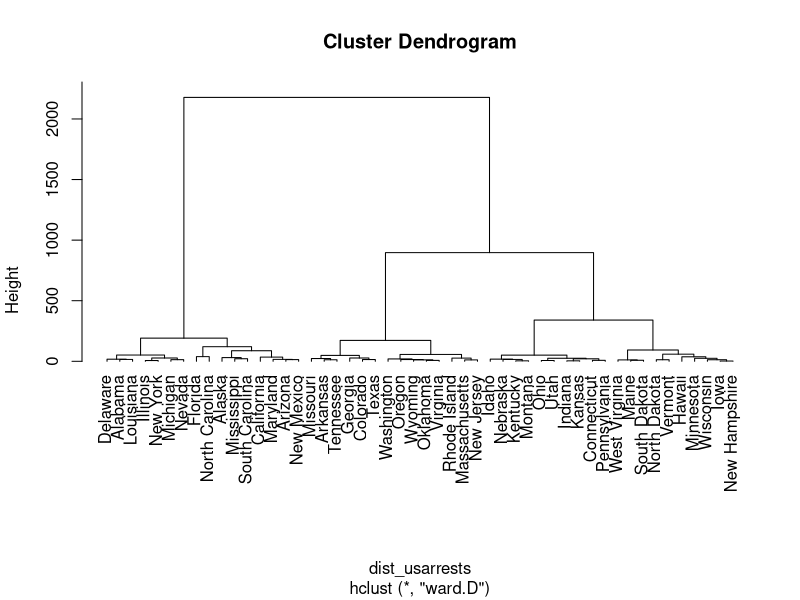
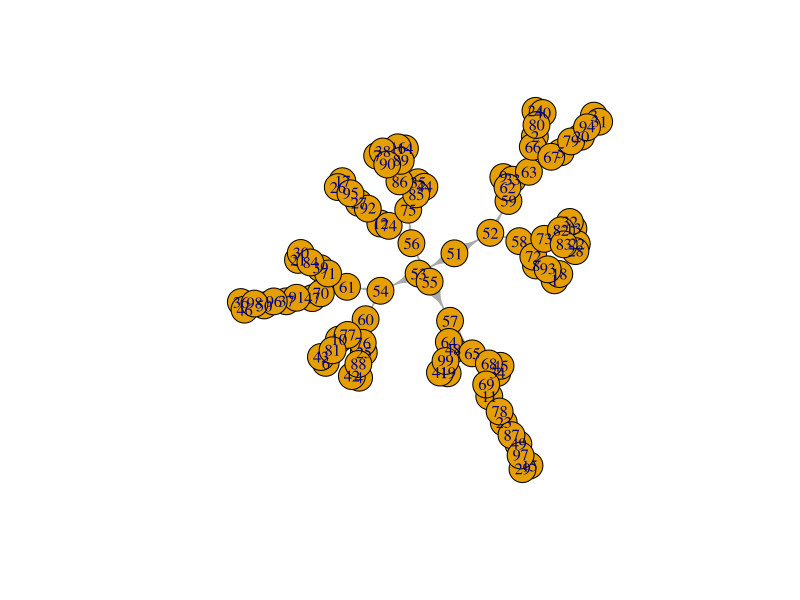
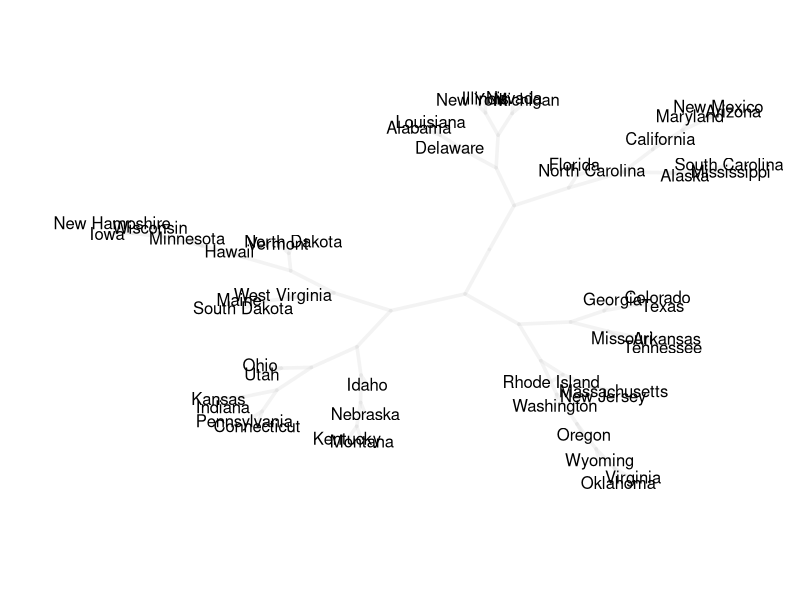

These charts were generated, in order, by the following R code:
## ---- chunk 1
library(ape) # philogenetic
library(igraph)
library(knitr)
library(tidyverse) # loads ggplot2, dplyr,tidyr,readr,purr,tibble

library(broom)  # because I find it useful

options(scipen = 4)  # make output prefer not to use scientific notation
## ---- chunk 2
# distance matrix 
dist_usarrests = dist(USArrests)

# hierarchical clustering analysis
clus_usarrests = hclust(dist_usarrests, method = "ward.D")

# plot dendrogram
plot(clus_usarrests, hang = -1)
## ---- chunk 3
# convert 'hclust' to 'phylo' object
phylo_tree = as.phylo(clus_usarrests)

# get edges
graph_edges = phylo_tree$edge
## ---- chunk 4
# get graph from edge list
graph_net = graph.edgelist(graph_edges)

# plot graph
plot(graph_net)
## ---- chunk 5
# extract layout (x-y coords)
graph_layout = layout.auto(graph_net)

# number of observations
nobs = nrow(USArrests)

# start plot
plot(graph_layout[,1], graph_layout[,2], type = "n", axes = FALSE,
     xlab = "", ylab = "")
# draw tree branches
segments(
  x0 = graph_layout[graph_edges[,1],1], 
  y0 = graph_layout[graph_edges[,1],2],
  x1 = graph_layout[graph_edges[,2],1],
  y1 = graph_layout[graph_edges[,2],2],
  col = "#dcdcdc55", lwd = 3.5
)
# add labels
text(graph_layout[1:nobs,1], graph_layout[1:nobs,2],
     phylo_tree$tip.label, cex = 1, xpd = TRUE, font = 1)
## ---- chunk 6
library(ggraph)
library(tidygraph)
